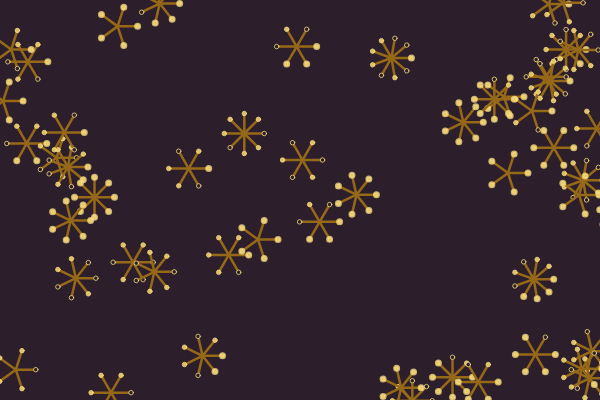
Frame 1 (no input)
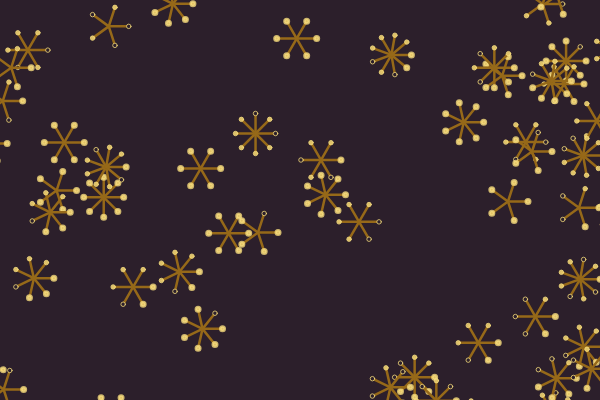
Frame 60 (no input)
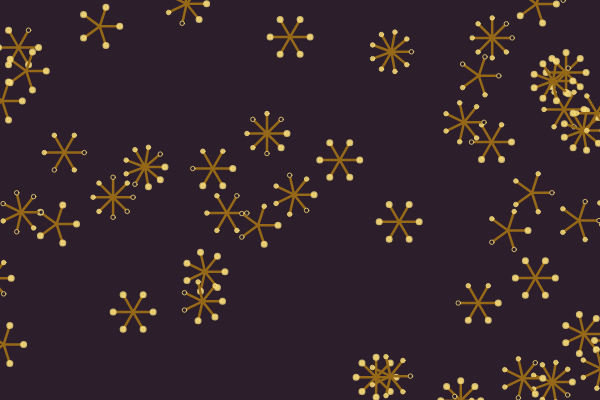
Frame 120 (the mouse pressed at the canvas centre since frame 60)

The p5.js sketch that drew these frames (run headless with seeded random() and noise() and a simulated clock; from frame 60 on, the mouse is pressed at the canvas centre):

// p5.js sketch
// ── sketch.js
let plants = [];
let leaves = [];
let backgroundColor;

function setup() {
  createCanvas(600, 400);
  for (let i = 0; i < 185; i++){
     plants.push(new Plant(random(0,width), random(0,height)));
    //plants.push(new Plant(width/2, height/2));
  }

  
  for (let i = 0; i < 1; i++){
    for(let plant of plants){
      plant.grow();
    }
  }
 backgroundColor = color(0, 0, 34); 
 backgroundColor = color(44,31,43); 
}


function draw() {
  //console.log(frameCount);
  background(backgroundColor);
  for (let plant of plants){
      plant.show();
      plant.move();
  }

}
// ── branch.js
class Branch {
  constructor(begin, end) {
    this.begin = begin;
    this.end = end;
    this.finished = false;
  }



  show() {
    stroke(255);
    strokeWeight(2.5);
    stroke("#966919");
    line(this.begin.x, this.begin.y, this.end.x, this.end.y);
  }
}

// ── dot.js
class Dot{
    constructor(x,y){
      this.x = x;
      this.y = y;
      this.offset = int(random(0,400));
      this.speed = random(-0.175,0.175);
      this.size = random(1.5,2.75);
    }
    
  
    show(){
    push(); // save current drawing state
    translate(this.x, this.y); // move entire plant

      if ((frameCount + this.offset) % 50 < 10){
        strokeWeight(1);
        stroke(248, 222, 126, 200);
        fill(backgroundColor);
        ellipse(this.x, this.y, this.size, this.size);
       } else {
        fill(248, 222, 126, 200);
        stroke(248, 222, 126, 200);
        ellipse(this.x, this.y, this.size, this.size);
       }
       pop(); 
    }

    move(){
        if ((frameCount + this.offset) % 1000 < 500){
          this.x += this.speed;
          if(this.x <= -100 || this.x >= width+100){
            this.speed *= -1;
          }
        } else {
          this.y += this.speed;
          if(this.y <= -100 || this.y >= height+100){
            this.speed *= -1;
          }
        }
    }

  }
// ── leaf.js
class Leaf{
  constructor(x,y){
    this.x = x;
    this.y = y;
    this.offset = int(random(0,400));
  }
  

  show(){
    if ((frameCount + this.offset) % 50 < 10){
      strokeWeight(1);
      stroke(248, 222, 126, 200);
      fill(backgroundColor);
      ellipse(this.x, this.y, 4.5, 4.5);
     } else {
      fill(248, 222, 126, 200);
      stroke(248, 222, 126, 200);
      ellipse(this.x, this.y, 4.5, 4.5);
     }
  }
}
// ── plant.js
 class Plant{
  constructor(x,y){
    this.x = x;
    this.y = y;
    this.branches = [];
    this.leaves = [];
    this.count = 0;
    this.speed = random(-0.8,0.8);
    this.offset = int(random(0,1000));
    
    let numLines = Math.floor(random(5,10));
    let angSpacing = TWO_PI/numLines;
    let a = createVector(x, y);
    for(let i = 0; i<numLines; i++){
      let angle = angSpacing * i;
      let endX = x+cos(angle)*(20);
      let endY = y+sin(angle)*(20);
      let b = createVector(endX, endY);
      let root = new Branch(a,b);
      this.branches.push(root);
    }
  }
  
  grow(){ 
    this.count++;
    
    if (this.count == 1) {
      for (var i = 0; i < this.branches.length; i++) {
        if (!this.branches[i].finished) {
          let leaf1 = new Leaf(this.branches[i].end.x, this.branches[i].end.y);
          this.leaves.push(leaf1);
        }
      }
    }
  }
  
show() {
    push(); // save current drawing state
    translate(this.x, this.y); // move entire plant

    for (let branch of this.branches) {
        branch.show();
    }
    for (let leaf of this.leaves) {
        leaf.show();
    }

    pop(); // restore original drawing state
}
   

    move(){
    if ((frameCount + this.offset) % 1000 < 500){
      this.x += this.speed;
      if(this.x <= -100 || this.x >= width+100){
        this.speed *= -1;
      }
    } else {
      this.y += this.speed;
      if(this.y <= -100 || this.y >= height+100){
        this.speed *= -1;
      }
    }
}


   
}
// ── style.css

html, body {
  height: 100%;
  margin: 0;
  padding: 0;
  background-color: #5F5566;
  display: flex;
  justify-content: center;
  align-items: center; 

}
canvas {
  display: block;
}
